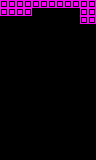

This game map was drawn from its Tiled (.tmx) file and the tilesets committed beside it. A one-line description and the trimmed map source follow:
An orthogonal 12x20 tile map with 8x8 px tiles, 1 tile layer (main) and 13 objects (10x block, 3x enemyTurret).

<map version="1.0" orientation="orthogonal" renderorder="right-down" width="12" height="20" tilewidth="8" tileheight="8" nextobjectid="63">
 <properties>
  <property name="type" value="open" />
 </properties>
 <tileset firstgid="1" name="tiles" tilewidth="8" tileheight="8" tilecount="24" columns="6">
  <image source="../../../images/tiles.png" width="48" height="32" />
  <tile id="1">
   <properties>
    <property name="type" value="open" />
   </properties>
  </tile>
 </tileset>
 <layer name="main" width="12" height="20">
  <data>[240 cells, 20 non-empty, 1 distinct tile ids]</data>
 </layer>
 <objectgroup name="objects" />
 <objectgroup name="hazards">
  <object id="45" type="block" gid="3" x="0" y="24" width="8" height="8" />
  <object id="46" type="block" gid="3" x="8" y="24" width="8" height="8" />
  <object id="47" type="block" gid="3" x="16" y="24" width="8" height="8" />
  <object id="49" type="block" gid="3" x="24" y="24" width="8" height="8" />
  <object id="51" type="block" gid="3" x="32" y="16" width="8" height="8" />
  <object id="52" type="block" gid="3" x="40" y="16" width="8" height="8" />
  <object id="56" type="block" gid="3" x="48" y="16" width="8" height="8" />
  <object id="57" type="block" gid="3" x="56" y="16" width="8" height="8" />
  <object id="58" type="block" gid="3" x="64" y="16" width="8" height="8" />
  <object id="59" type="block" gid="3" x="72" y="16" width="8" height="8" />
 </objectgroup>
 <objectgroup name="enemies">
  <object id="36" type="enemyTurret" gid="1073741828" x="8" y="32" width="8" height="8" />
  <object id="61" type="enemyTurret" gid="1073741828" x="40" y="24" width="8" height="8" />
  <object id="62" type="enemyTurret" gid="1073741828" x="64" y="24" width="8" height="8" />
 </objectgroup>
</map>
